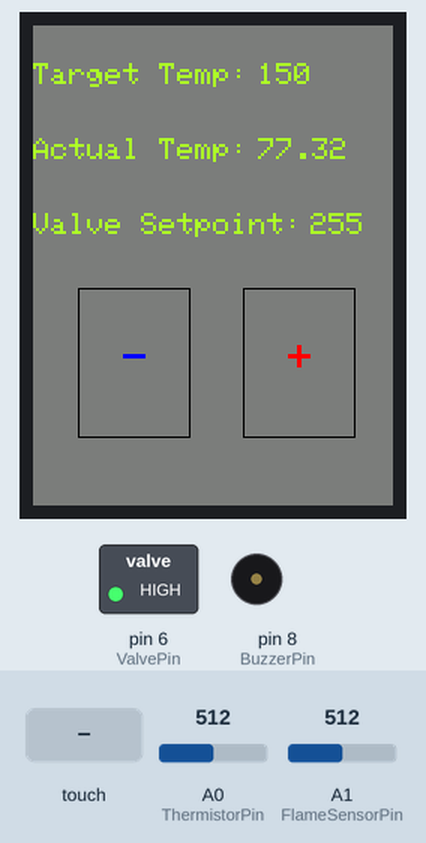
This sketch was run on a simulated Arduino Uno, built with avr-gcc and run on an emulated ATmega328P. Parts: 240×320 colour display, switched loads named in the sketch (green lamp = pin HIGH), buzzer (waves = sounding). The test bench sets the inputs (shaded band); at power-on: A0 (ThermistorPin) = 512, A1 (FlameSensorPin) = 512. What the sketch prints to the serial monitor is not drawn.

Above: at 2.1 s.
2.2 s: A0 (ThermistorPin) set to 234
At 3.3 s:
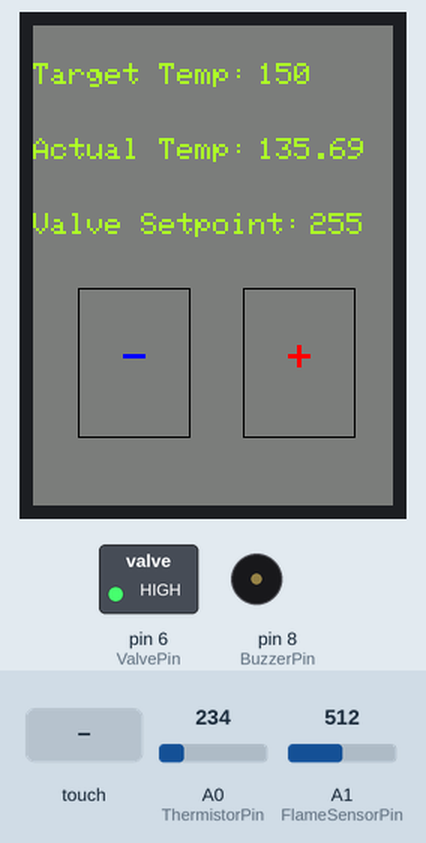
4.5 s: A0 (ThermistorPin) set to 208
At 5.7 s:
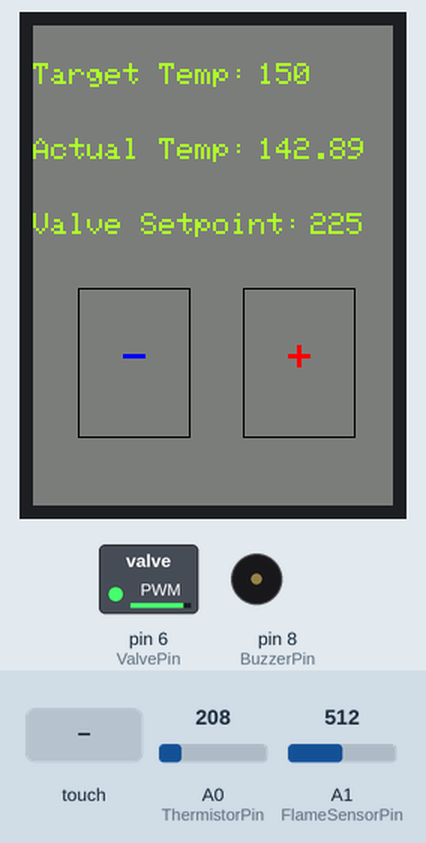
6.0 s: touch panel pressed at 13 % / 10 % of its raw x / y range
At 7.3 s:
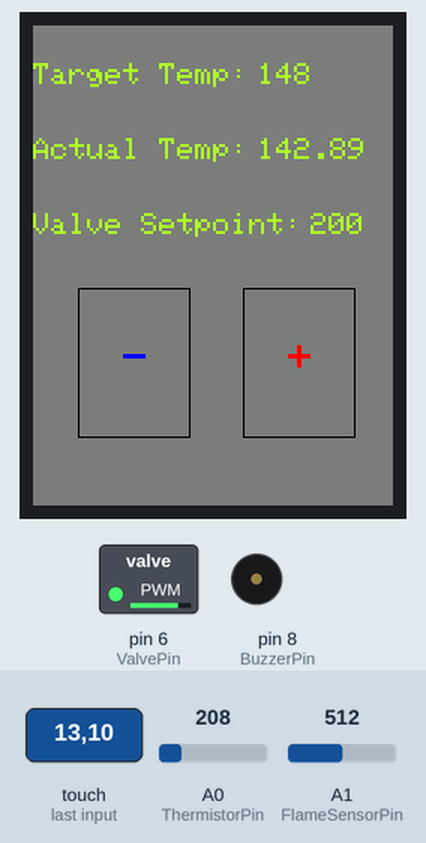
7.6 s: touch panel pressed at 13 % / 30 % of its raw x / y range
At 10.3 s:
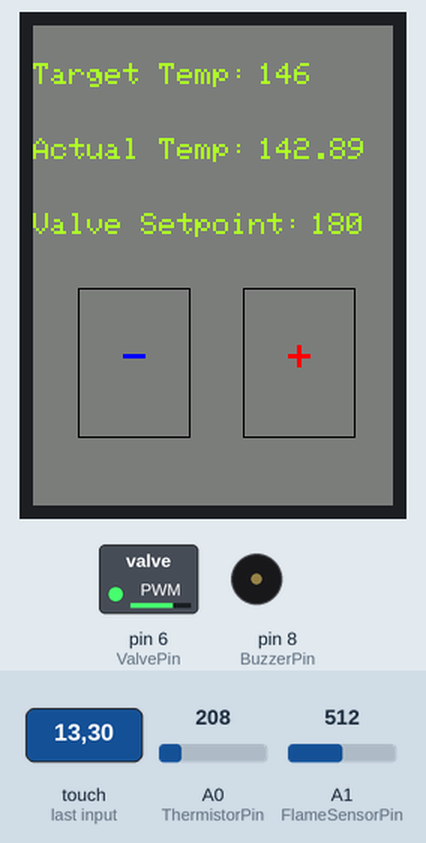
10.6 s: touch panel pressed at 13 % / 50 % of its raw x / y range
At 12.7 s:
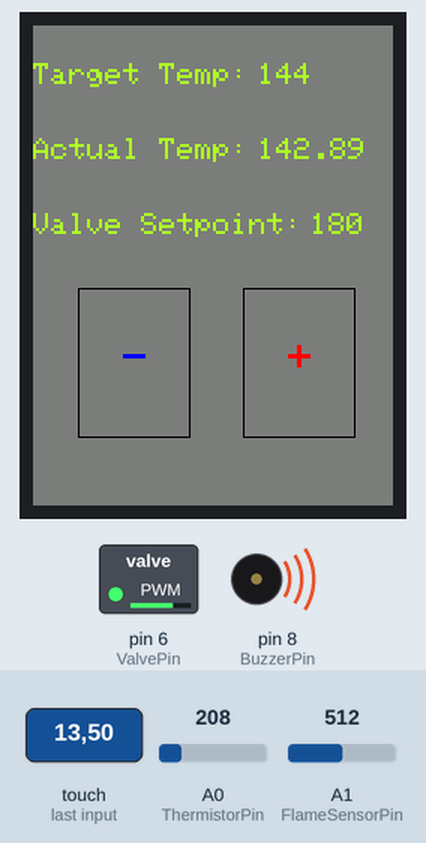
13.6 s: A0 (ThermistorPin) set to 0
At 17.3 s:
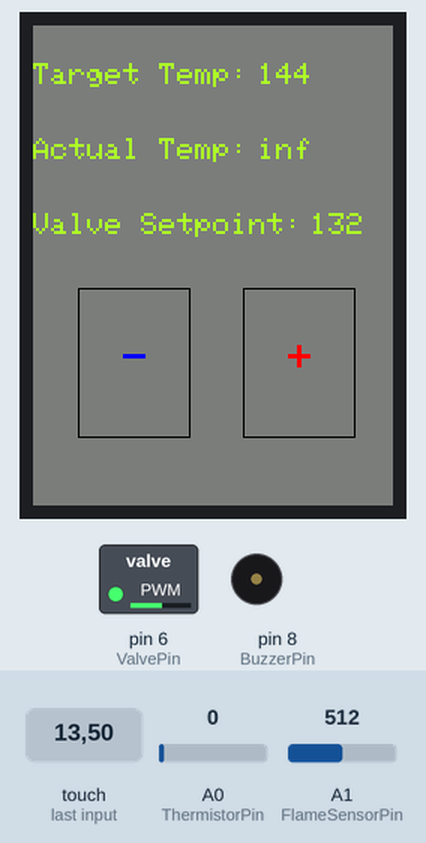
Timing chart, 0 to 17.6 s (numbered marks = the images above; inputs shaded):
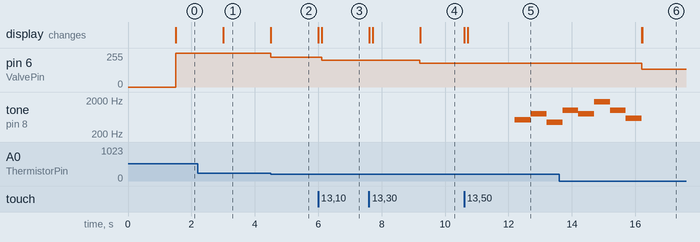

Measured:
- after the input at 2.2 s, the display: changes after 0.81 s (image 1)
- after the input at 4.5 s, pin 6 (ValvePin): 255/255 → 225/255 at once; the display: changes at once (image 2)
- after the input at 6.0 s, pin 6 (ValvePin): 225/255 → 200/255 after 0.11 s; the display: first changes at once (image 3 shows a later state)
- after the input at 7.6 s, pin 6 (ValvePin): 200/255 → 180/255 after 1.6 s; the display: first changes at once (image 4 shows a later state)
- after the input at 10.6 s, tone on pin 8 (BuzzerPin): silent → 523 Hz after 1.6 s, → 784 Hz 0.50 s later, → 440 Hz 0.50 s later; the display: first changes at once (image 5 shows a later state)
- after the input at 13.6 s, the display: first differs from a run without the input after 2.6 s (image 6)

The sketch:

BrewController_VersionControl.ino
```cpp
// Dick Bilt Libraries
#include "Utils.h"
#include "Display.h"


// display libraries
#include "SPI.h"
#include "Adafruit_GFX.h"

Utils utils = Utils();
Display disp = Display();


// variable declarations
float thermistorReading_Vcounts = 0.0;
unsigned long ticks_100ms = 0;  // print using lu
int flameSensorReading_counts = 1000;  // >900 means flame is on, so initialize to big number


// Timing & Timers variables
unsigned long const UpdateInterval = 1500;  // update flag set every 1000 ms
unsigned long prevMillis = 0;
unsigned long currentMillis = 0;


// Pin Declarations
int const ValvePin = 6;
int const ThermistorPin = 0;
int const BuzzerPin = 8;
int const FlameSensorPin = 1;


// ** Override valve open setpoint **
int const ValveSetpointOverride = 0;  // Set to 0 to disable


// debug log
bool const debug = false;
void printDebug(void)
{
    if (debug)
    {
      STR(utils.currentTemp_f);
      STR(utils.currentTempSetpoint_f);
      STR(utils.valveSetpoint);
    }
}


void everythingTempControl()
{
    // valveSetpoint = utils.getFlameInput(ticks_100ms);

    //
    // get current probe temp degrees F
    //
    thermistorReading_Vcounts = analogRead(ThermistorPin);    // read the thermistor pin
    utils.convertInputToTemp_f(thermistorReading_Vcounts);
    // utils.currentTemp_f += 12;  // IMPORTANT! - Subtract 6 here to make temperature probe accurate at 155F.

    //
    // get valve setpoint based on current probe temp
    //
    utils.calcValveSetpoint();  // determines how big flame should be (analogWrite takes int)

    flameSensorReading_counts = analogRead(FlameSensorPin);
    utils.handleFlameSensor(flameSensorReading_counts);


    // boil state: display current valve setpoint and allow changing of it on screen. multiples of 5? maybe have 150 200 255 on screen?
    // TODO: filter temperature readings

    /* take in rows of brew params:
     *  (1) - Temp - have a BOIL input - temp to hit to start timer
     *  (2) - Time until next hop addition
     *  (3) - Display Output
     *
     *
     *  Have #define RICK and #define JIM to set min/max flame outputs
     */

    if (ValveSetpointOverride)
    {
      Serial.println("Overriding valve setpoint!");
      utils.valveSetpoint = ValveSetpointOverride;
    }
    if (debug)
    {
      printDebug();
    }

    analogWrite(ValvePin, utils.valveSetpoint);  // set valve open amount
}

void setup()
{
    pinMode(ValvePin, OUTPUT);
    pinMode(BuzzerPin, OUTPUT);

    disp.init(utils);

    Serial.begin(9600);  // begin serial communication

    /*
    Serial.println("Hit a key to start");
    while( Serial.available() == 0 ) {}  // stays here until 1 or more bytes are pushed to the receive buffer
    Serial.flush();  // waits for data to finishing transmitting to the serial buffer before moving on
    */
}

void loop()
{
    currentMillis = millis();
    if ( (currentMillis - prevMillis) >= UpdateInterval)
    {
        everythingTempControl();  // must come before displaying!
        disp.printOnScreen(utils);

        prevMillis = currentMillis;
    }

    disp.touchControl(utils);
}
```

Display.cpp
```cpp
#include "Display.h"

/*
// Color definitions
#define BLACK    0x0000
#define BLUE     0x001F
#define RED      0xF800
#define GREEN    0x07E0
#define CYAN     0x07FF
#define MAGENTA  0xF81F
#define YELLOW   0xFFE0
#define WHITE    0xFFFF
*/


#define SCREEN_WIDTH_PIXELS 240
#define SCREEN_HEIGHT_PIXELS 320


int const Bg = DARKGREY;     // Background color
int const Tc = GREENYELLOW;  // text color

double prevActualTemp = 0.0;
int prevTempSetpoint = 0;
int prevValveSetpoint = 0;

void Display::init(Utils& utils)
{
	  // Use hardware SPI (on Uno, #13, #12, #11) and the above for CS/DC
    tft.begin();
    tft.fillScreen(Bg);
    tft.setTextColor(Tc);
    tft.setTextSize(2);

    // *** Display Target Temp ***
    tft.setCursor(0, 25);
    tft.print("Target Temp: ");

    // *** Display Current Water Temp ***
    tft.setCursor(0, 75);
    tft.print("Actual Temp: ");

    // *** Display Valve Setpoint ***
    tft.setCursor(0, 125);
    tft.print("Valve Setpoint: ");

    tft.drawRect(30, 175, 75, 100, BLACK);
    tft.drawRect(140, 175, 75, 100, BLACK);

    tft.setCursor(60, 210);
    tft.setTextColor(BLUE);
    tft.setTextSize(3);
    tft.print("-");

    tft.setCursor(170, 210);
    tft.setTextColor(RED);
    tft.print("+");


    // *** Capacitive Touch Setup ***
    if(!ctp.begin())
    {
        Serial.println("Unable to initialize ctp!");
    }

    tft.setTextSize(2);  // reset text size for live updates
}

void Display::printOnScreen(Utils& utils)
{
    // *** Display Target Temp ***

    if (prevTempSetpoint != 0)
    {
        tft.setCursor(150, 25);
        tft.setTextColor(Bg);
        tft.print(prevTempSetpoint);
    }
    tft.setCursor(150, 25);
    tft.setTextColor(Tc);
    tft.print(utils.currentTempSetpoint_f);
    prevTempSetpoint = utils.currentTempSetpoint_f;

    // *** Display Current Water Temp ***

    if (prevActualTemp != 0)
    {
        tft.setCursor(150, 75);
        tft.setTextColor(Bg);
        tft.print(prevActualTemp);
    }
    tft.setCursor(150, 75);
    tft.setTextColor(Tc);
    tft.print(utils.currentTemp_f);
    prevActualTemp = utils.currentTemp_f;

    // *** Display Valve Setpoint ***
    if (prevValveSetpoint != 0)
    {
        tft.setCursor(185, 125);
        tft.setTextColor(Bg);
        tft.print(prevValveSetpoint);
    }
    tft.setCursor(185, 125);
    tft.setTextColor(Tc);
    tft.println(utils.valveSetpoint);
    prevValveSetpoint = utils.valveSetpoint;
}

void Display::touchControl(Utils& utils)
{
    if (!ctp.touched())
    {
        return;
    }

    TS_Point p = ctp.getPoint();
    p.x = map(p.x, 0, 240, 240, 0);
    p.y = map(p.y, 0, 320, 320, 0);
    //p.x = map(p.x, TS_MINX, TS_MAXX, 0, tft.width());
    //p.y = map(p.y, TS_MINY, TS_MAXY, 0, tft.height());

    Serial.print("p.x = ");
    Serial.println(p.x);
    Serial.print("p.y = ");
    Serial.println(p.y);

    // is button press within +/- button y range?
    if ( 165 <= p.y <= 265 )
    {
        // yes! Based on x value, is it an up or down press?
        if ( (30 <= p.x) && ( p.x <= 90) )
        {
            utils.currentTempSetpoint_f--;
        }
        else if ( (130 <= p.x) && (p.x <= 210) )
        {
            utils.currentTempSetpoint_f++;
        }

        // update display after button press
        printOnScreen(utils);
        delay(100);

    }
    else
    {
        return;
    }
}
```

Display.h
```cpp
#ifndef Display_h
#define Display_h

#include "Utils.h"
#include "Arduino.h"            // Core Display Libraries
#include "Adafruit_ILI9341.h"   // Core Display Libraries
#include "Adafruit_FT6206.h"    // Touch Display Libraries


// For the Adafruit shield, these are the default.
#define TFT_DC 9
#define TFT_CS 10

// Touch screen adjusted min and max, x and y values, from https://learn.adafruit.com/adafruit-2-8-tft-touch-shield-v2/touchscreen-paint-demo
#define TS_MINX 150
#define TS_MINY 130
#define TS_MAXX 3800
#define TS_MAXY 4000

// Color definitions
#define BLACK       0x0000      /*   0,   0,   0 */
#define NAVY        0x000F      /*   0,   0, 128 */
#define DARKGREEN   0x03E0      /*   0, 128,   0 */
#define DARKCYAN    0x03EF      /*   0, 128, 128 */
#define MAROON      0x7800      /* 128,   0,   0 */
#define PURPLE      0x780F      /* 128,   0, 128 */
#define OLIVE       0x7BE0      /* 128, 128,   0 */
#define LIGHTGREY   0xC618      /* 192, 192, 192 */
#define DARKGREY    0x7BEF      /* 128, 128, 128 */
#define BLUE        0x001F      /*   0,   0, 255 */
#define GREEN       0x07E0      /*   0, 255,   0 */
#define CYAN        0x07FF      /*   0, 255, 255 */
#define RED         0xF800      /* 255,   0,   0 */
#define MAGENTA     0xF81F      /* 255,   0, 255 */
#define YELLOW      0xFFE0      /* 255, 255,   0 */
#define WHITE       0xFFFF      /* 255, 255, 255 */
#define ORANGE      0xFD20      /* 255, 165,   0 */
#define GREENYELLOW 0xAFE5      /* 173, 255,  47 */
#define PINK        0xF81F

class Display
{
public:

    Display(){};

    Adafruit_ILI9341 tft = Adafruit_ILI9341(TFT_CS, TFT_DC);
    Adafruit_FT6206 ctp = Adafruit_FT6206();
	  void init(Utils&);
    void printOnScreen(Utils&);
    void touchControl(Utils&);

	~Display(){};
};

#endif // Display_h
```

Utils.cpp
```cpp
#include "Utils.h"

extern bool debug;


float Utils::convertInputToTemp_f(float& thermistorReading_counts)
{
    Rt = R1 / (1024/thermistorReading_counts - 1);  // cast thermistorReading_counts to float to prevent rounding errors
    float temp_C = (-26.65) * log(Rt) + 271.11;
    currentTemp_f = temp_C * 1.8 + 32;
}


int Utils::getFlameInput(int& ticks)
{
    int retVal = 0;
    incomingByte = 0;
    if (debug)
    {
        Serial.print("ticks = ");
        Serial.println(ticks);
    }

    Serial.println("Enter integer between 100 - 255 to set flame output:");
    while (Serial.available() == 0) {}

    while( Serial.available() > 0 )
    {
        incomingByte += Serial.read();
    }    // stays here until 1 or more bytes are pushed to the receive buffer

    if (incomingByte > 0)
    {
        Serial.print("Received: ");
        Serial.println(incomingByte);
    }

    // TODO: Enter a - z for flame level. a = 100, z = 250

    ticks += 100;
}

void Utils::handleFlameSensor(int& flameSensorInput)
{
  if (flameSensorInput > 900)
  {
    //Serial.println("NO FLAME, WAYNE!");
  }
  else
  {
    //Serial.println("FLAME ON, GARTH!");
  }
}

void Utils::makeNoise(int selector)
{
    switch(selector)
    {
    case 1:
        {
            int melody[] = {NOTE_C5, NOTE_G5, NOTE_A4, NOTE_B5, NOTE_G5, NOTE_A6, NOTE_B5, NOTE_D5};

            for (int thisNote = 0; thisNote < 8; thisNote++)
            {
              // pin8 output the voice, every scale is 0.5 sencond
              tone(8, melody[thisNote], 500);
              delay(500);
            }
        }  // case 1
    }  // switch(selector)
}


/*
float TempController::convertInputToTemp_C(float Vcounts)
{
    Rt = R1 / (1024/Vcounts - 1);
    float temp_C = (-26.65) * log(Rt) + 271.11;
    return temp_C;
}


float TempController::cToF(float temp_c)
{
    return temp_c * 1.8 + 32;
}
*/
```

Utils.h
```cpp
#ifndef Utils_h
#define Utils_h

#include "Arduino.h"
#include "pitches.h"

#define STR(x) Serial.print(#x); Serial.print(" = "); Serial.println(x);
#define RICK_MIN 135
#define JIM_MIN 132

#define ALARM1
#define ALARM2
#define MELODY1
#define MELODY2


class Utils
{
public:
    Utils(){};

    double currentTemp_f;
    int valveSetpoint;
    int currentTempSetpoint_f = 150;

    float convertInputToTemp_f(float&);
    int getFlameInput(int&);
    void makeNoise(int);
    void handleFlameSensor(int&);

    bool noiseMade = false;

    int calcValveSetpoint()
    {
        int retVal;
        float diff = (float) currentTempSetpoint_f - currentTemp_f;

        if (diff < 2)
            {valveSetpoint = JIM_MIN;
              if (false == noiseMade)
              {makeNoise(1); noiseMade = true;}
            }
        else if (diff < 4)
            {valveSetpoint = 180;}
        else if (diff < 7)
            {valveSetpoint = 200;}
        else if (diff < 10)
            {valveSetpoint = 225;}
        else
            {valveSetpoint = 255;}
    }

    ~Utils(){};
private:
    float Rt = 0.0;
    const int R1 = 10180;
    int incomingByte;
};


#endif // Utils_h
```
